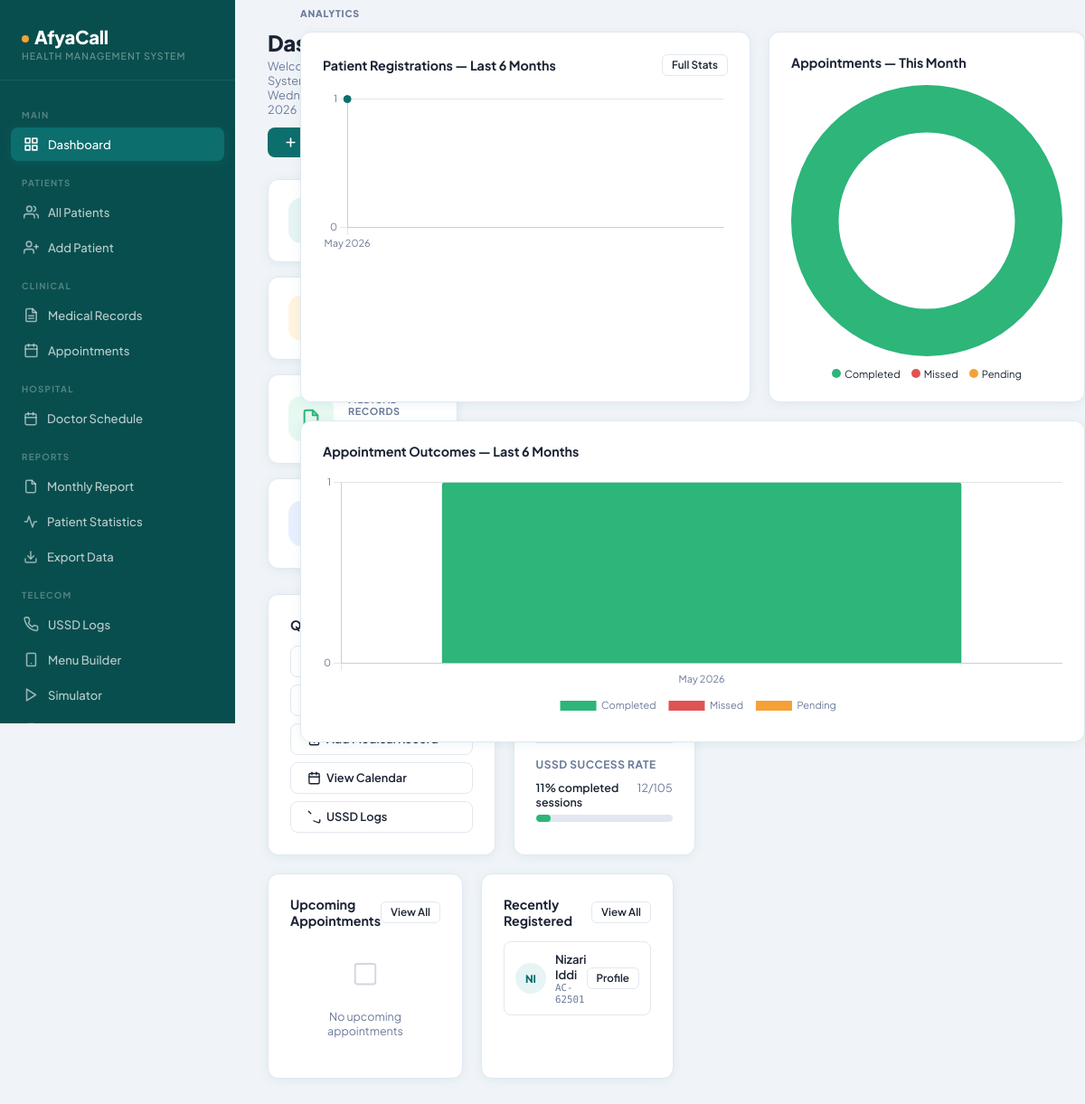
Screenshot of /dashboard/index.php (signed in) with the database file from the repository.
### tables this page shows
CREATE TABLE `patients` (
  `id` int NOT NULL AUTO_INCREMENT,
  `patient_code` varchar(20) NOT NULL,
  `full_name` varchar(100) NOT NULL,
  `gender` enum('Male','Female') NOT NULL,
  `date_of_birth` date DEFAULT NULL,
  `phone` varchar(20) DEFAULT NULL,
  `address` text,
  `blood_group` varchar(5) DEFAULT NULL,
  `emergency_contact` varchar(20) DEFAULT NULL,
  `registered_by` int DEFAULT NULL,
  `created_at` timestamp NULL DEFAULT CURRENT_TIMESTAMP,
  PRIMARY KEY (`id`),
  UNIQUE KEY `patient_code` (`patient_code`),
  UNIQUE KEY `phone` (`phone`),
  KEY `registered_by` (`registered_by`),
  KEY `idx_patient_code` (`patient_code`),
  KEY `idx_phone` (`phone`),
  CONSTRAINT `patients_ibfk_1` FOREIGN KEY (`registered_by`) REFERENCES `admins` (`id`)
);

### dashboard/index.php (the view, shortened to what the rows shown need)
<?php
include("../config/database.php");
$recent_patients = mysqli_query($conn, "SELECT * FROM patients ORDER BY id DESC LIMIT 5");
?>
<?php include("../includes/header.php"); ?>
<div class="app-wrapper">
    <main class="main-content">
        <div class="dash-grid">
            <div class="card card-body">
                <?php if(mysqli_num_rows($recent_patients) == 0): ?>
                <div class="empty-state" style="padding:20px 0;">
                    <svg width="30" height="30" viewBox="0 0 24 24" fill="none" stroke="currentColor" stroke-width="1.5" stroke-linecap="round" stroke-linejoin="round"><path d="M17 21v-2a4 4 0 0 0-4-4H5a4 4 0 0 0-4 4v2"/><circle cx="9" cy="7" r="4"/></svg>
                    <p style="margin-top:8px;">No patients yet</p>
                </div>
                <?php else: ?>
                <div style="display:flex;flex-direction:column;gap:10px;">
                <?php while($p = mysqli_fetch_assoc($recent_patients)): ?>
                    <div style="display:flex;justify-content:space-between;align-items:center;padding:10px 12px;border:1px solid var(--border);border-radius:var(--radius-sm);">
                        <div style="display:flex;align-items:center;gap:10px;">
                            <div style="width:34px;height:34px;border-radius:50%;background:var(--primary-light);color:var(--primary);display:flex;align-items:center;justify-content:center;font-size:.78rem;font-weight:800;flex-shrink:0;">
                                <?php echo strtoupper(substr($p['full_name'],0,2)); ?>
                            </div>
                            <div>
                                <div style="font-size:.875rem;font-weight:600;"><?php echo htmlspecialchars($p['full_name']); ?></div>
                                <div style="font-size:.72rem;font-family:var(--font-mono);color:var(--text-muted);"><?php echo htmlspecialchars($p['patient_code']); ?></div>
                            </div>
                        </div>
                        <a href="../patients/view_patient.php?id=<?php echo $p['id']; ?>" class="btn btn-outline btn-sm">Profile</a>
                    </div>
                <?php endwhile; ?>
                </div>
                <?php endif; ?>
            </div>
        </div>
    </main>
    <?php
        $patient_trend = mysqli_query($conn,
            "SELECT DATE_FORMAT(created_at,'%b %Y') AS mo, COUNT(*) AS t
            FROM patients
            WHERE created_at >= DATE_SUB(CURDATE(), INTERVAL 6 MONTH)
            GROUP BY DATE_FORMAT(created_at,'%Y-%m')
            ORDER BY MIN(created_at) ASC");
        $pt_labels = []; $pt_data = [];
        while ($r = mysqli_fetch_assoc($patient_trend)) { $pt_labels[] = $r['mo']; $pt_data[] = intval($r['t']); }
        $appt_trend = mysqli_query($conn,
            "SELECT DATE_FORMAT(appointment_date,'%b %Y') AS mo,
                    SUM(status='Completed') AS completed,
                    SUM(status='Missed') AS missed,
                    SUM(status='Pending') AS pending
            FROM appointments
            WHERE appointment_date >= DATE_SUB(CURDATE(), INTERVAL 6 MONTH)
            GROUP BY DATE_FORMAT(appointment_date,'%Y-%m')
            ORDER BY MIN(appointment_date) ASC");
        $ap_labels = []; $ap_completed = []; $ap_missed = []; $ap_pending = [];
        while ($r = mysqli_fetch_assoc($appt_trend)) {
            $ap_labels[]    = $r['mo'];
            $ap_completed[] = intval($r['completed']);
            $ap_missed[]    = intval($r['missed']);
            $ap_pending[]   = intval($r['pending']);
        }
        ?>
                    <?php
                    $am_c = mysqli_fetch_assoc(mysqli_query($conn, "SELECT COUNT(*) AS t FROM appointments WHERE status='Completed' AND MONTH(appointment_date)=MONTH(CURDATE()) AND YEAR(appointment_date)=YEAR(CURDATE())"))['t'] ?? 0;
                    $am_m = mysqli_fetch_assoc(mysqli_query($conn, "SELECT COUNT(*) AS t FROM appointments WHERE status='Missed' AND MONTH(appointment_date)=MONTH(CURDATE()) AND YEAR(appointment_date)=YEAR(CURDATE())"))['t'] ?? 0;
                    $am_p = mysqli_fetch_assoc(mysqli_query($conn, "SELECT COUNT(*) AS t FROM appointments WHERE status='Pending' AND MONTH(appointment_date)=MONTH(CURDATE()) AND YEAR(appointment_date)=YEAR(CURDATE())"))['t'] ?? 0;
                    ?>
        <script>
        (function(){
            var font = { family:"'Plus Jakarta Sans',sans-serif", size:11 };
            Chart.defaults.font = font;
            Chart.defaults.color = '#6b7a99';
            <?php if($pt_labels): ?>
            // Patient trend line
            new Chart(document.getElementById('dash-pt-chart'), {
                type:'line',
                data:{
                    labels:<?php echo json_encode($pt_labels); ?>,
                    datasets:[{label:'New patients',data:<?php echo json_encode($pt_data); ?>,
                        borderColor:'#0d6e6e',backgroundColor:'rgba(13,110,110,.08)',
                        tension:.35,fill:true,pointBackgroundColor:'#0d6e6e',pointRadius:4}]
                },
                options:{plugins:{legend:{display:false}},scales:{y:{beginAtZero:true,ticks:{stepSize:1}}},responsive:true}
            });
            <?php endif; ?>
            // Appointment doughnut (this month)
            new Chart(document.getElementById('dash-appt-pie'), {
                type:'doughnut',
                data:{
                    labels:['Completed','Missed','Pending'],
                    datasets:[{data:[<?php echo $am_c; ?>,<?php echo $am_m; ?>,<?php echo $am_p; ?>],
                        backgroundColor:['#2db57a','#e05353','#f4a235'],borderWidth:0,hoverOffset:4}]
                },
                options:{plugins:{legend:{display:false}},cutout:'65%',responsive:true}
            });
            <?php if($ap_labels): ?>
            // Appointment stacked bar
            new Chart(document.getElementById('dash-appt-bar'), {
                type:'bar',
                data:{
                    labels:<?php echo json_encode($ap_labels); ?>,
                    datasets:[
                        {label:'Completed',data:<?php echo json_encode($ap_completed); ?>,backgroundColor:'#2db57a',borderRadius:3,stack:'s'},
                        {label:'Missed',   data:<?php echo json_encode($ap_missed); ?>,   backgroundColor:'#e05353',stack:'s'},
                        {label:'Pending',  data:<?php echo json_encode($ap_pending); ?>,  backgroundColor:'#f4a235',stack:'s'}
                    ]
                },
                options:{plugins:{legend:{position:'bottom',labels:{padding:14,font}}},scales:{x:{stacked:true},y:{stacked:true,beginAtZero:true,ticks:{stepSize:1}}},responsive:true}
            });
            <?php endif; ?>
        })();
        </script>
</div>
<?php include("../includes/footer.php"); ?>

### rows the page displays
patients: full_name "NI", full_name "Nizari Iddi", patient_code "AC-62501"

### other values shown
$_SESSION['admin_name'] "System…"
$ussd_rate "11"
$ussd_end "12"
$ussd_count "105"
chart data {{ json_encode($pt_data) }} [1]
chart data {{ $am_m }} 0
